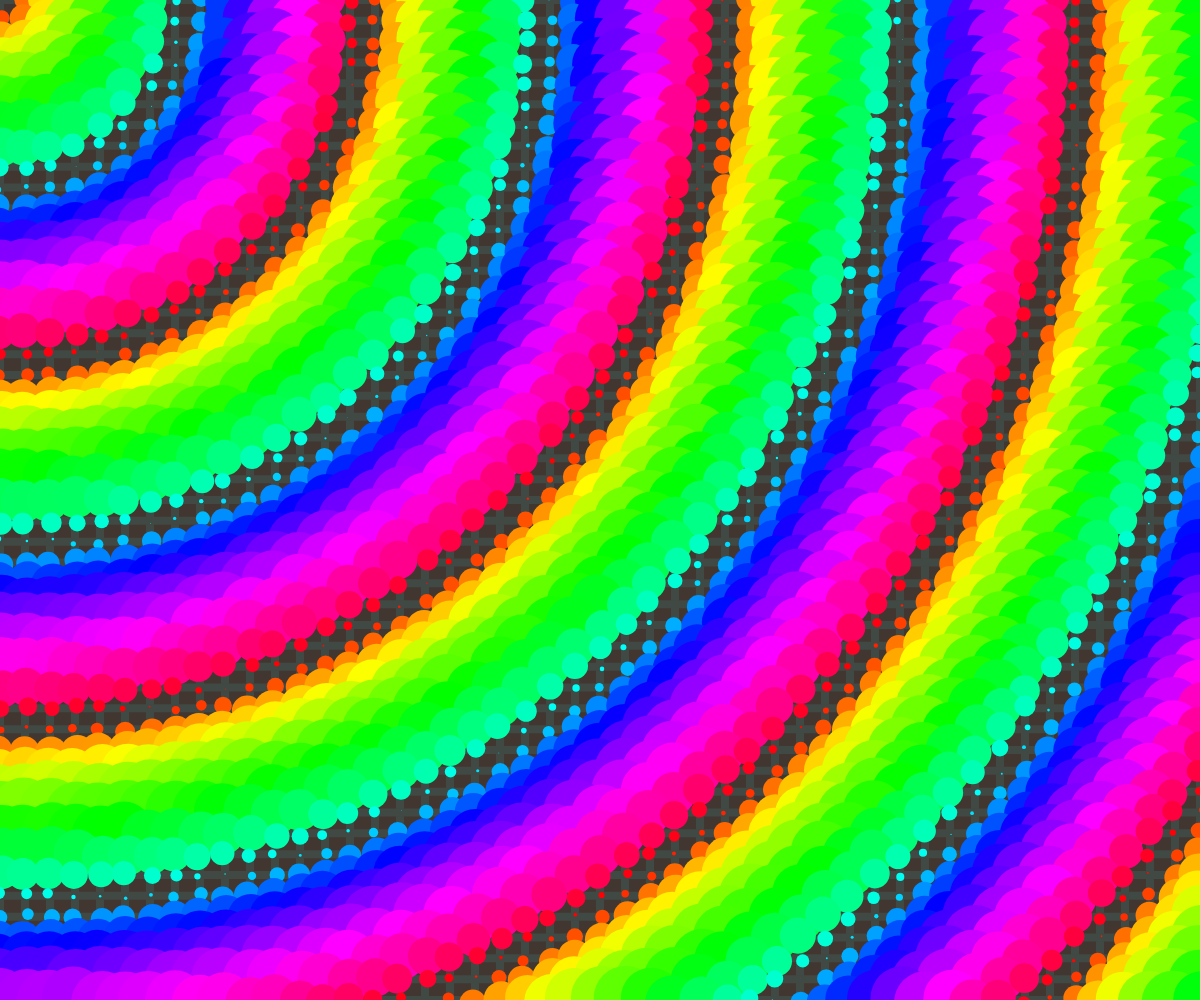
Frame 1 (no input)
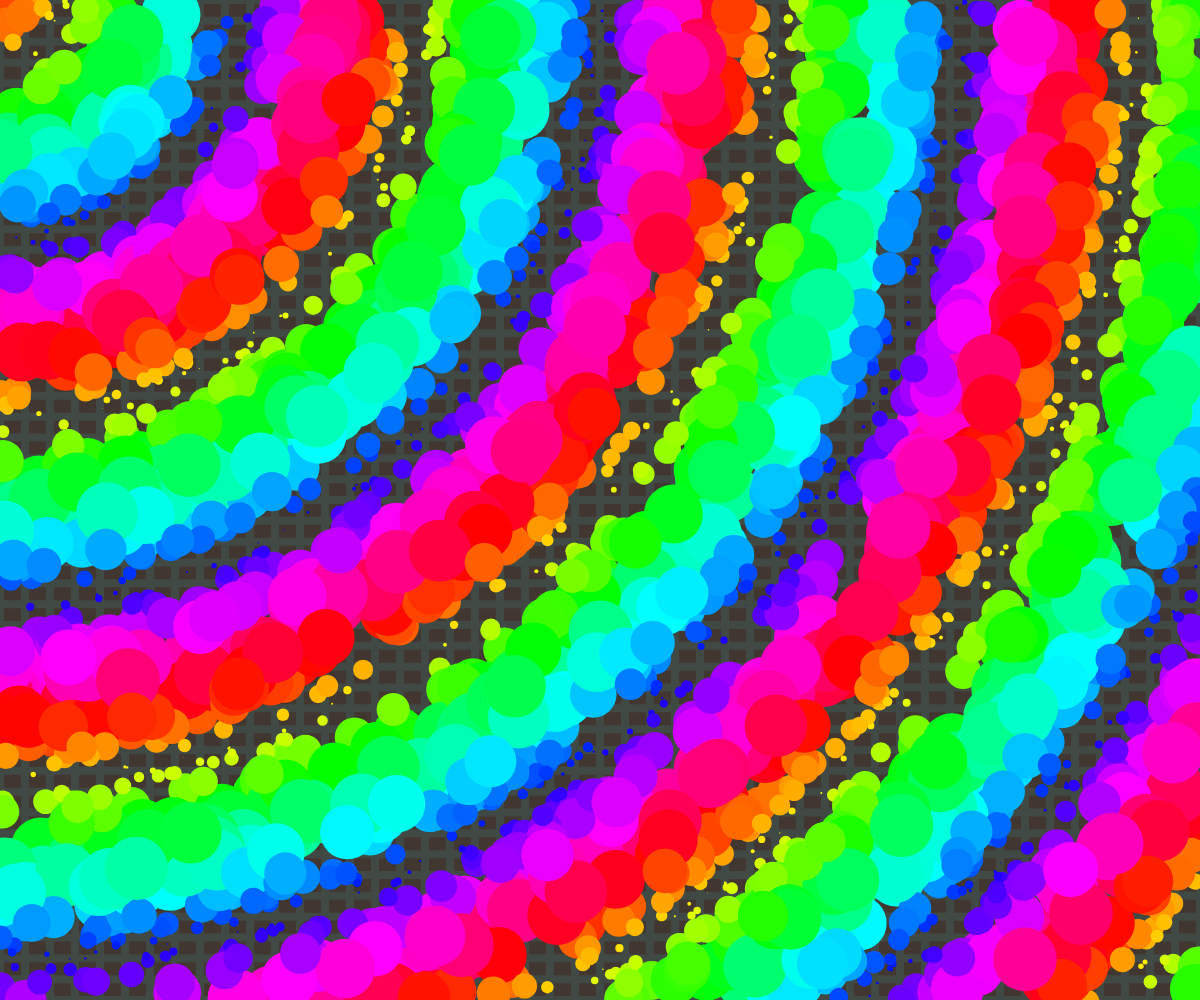
Frame 60 (no input)
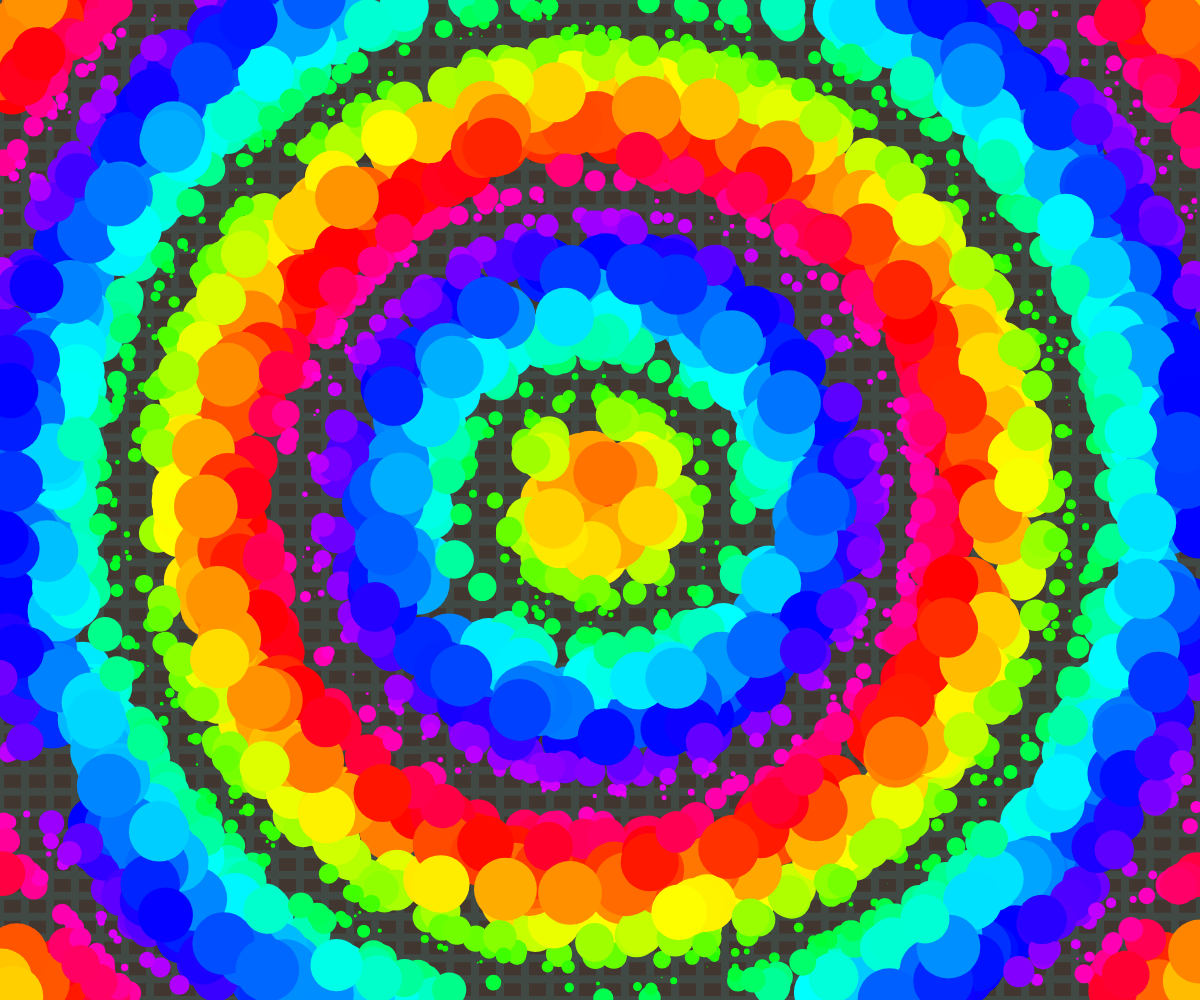
Frame 120 (the mouse pressed at the canvas centre since frame 60)

The p5.js sketch that drew these frames (run headless with seeded random() and noise() and a simulated clock; from frame 60 on, the mouse is pressed at the canvas centre):

// p5.js sketch
// ── sketch.js
// -- DEPENDENCIES
//
// --

// -- SHARED VARIABLES
let grid;
let numCols = 48;
let numRows = 48;
// --

// -- PRELOAD DATA
// function preload() {
// } // --

// -- SETUP CANVAS
function setup() {
	// - section: project settings
	createCanvas(windowWidth, windowHeight);
	angleMode(DEGREES);
	frameRate(30);
	colorMode(HSB);
	// noLoop();

	// - section: project styles
	// background("#191C1A"); // background (dark)
	// background(25, 28, 26, 255); // background (dark) transparency

	// - section: init grid
	grid = new Grid(numCols, numRows, windowWidth, windowHeight);
	grid.initGrid();
} // --

// -- DRAW CANVAS
function draw() {
	// - section: style canvas
	// background("#191C1A"); // background (dark)
	background(25, 28, 26, 255); // background (dark) transparent

	// - section: control variables
	//

	// - section: modify agents with sine waves calculation
	// - section: draw
	grid.drawGridLines();
	// grid.drawPoints();
	grid.drawAgents({ reset: "bounce", frameCount, mouseX, mouseY });
	//
} // --

// -- CLASS: GRID
class Grid {
	// - method: class constructor
	constructor(cols, rows, width, height) {
		// - section: inherit canvas size
		this.width = width;
		this.height = height;
		// - section: define grid structure
		this.cols = cols;
		this.rows = rows;
		// - section: define sizes
		this.numPoints = (this.rows + 1) * (this.cols + 1);
		this.cw = this.width / this.cols;
		this.ch = this.height / this.rows;
		// - section: define matrix
		this.matrix = Array(this.rows + 1);
		for (let r = 0; r < this.rows + 1; r++) {
			this.matrix[r] = Array(this.cols + 1);
		}
		// - section: define agents
		this.vLines = Array(this.cols + 1);
		this.hLines = Array(this.rows + 1);
		this.points = Array(this.numPoints); // grid points
		this.agents = Array(this.numPoints); // agents
	}
	// - method: init matrix grid
	initGrid(OPTION) {
		let x, y;
		let i = 0;
		for (let r = 0; r < this.hLines.length; r++) {
			y = r * this.ch;
			for (let c = 0; c < this.vLines.length; c++) {
				x = c * this.cw;
				this.matrix[r][c] = new Point(x, y);
				this.points[i] = this.matrix[r][c];
				switch (OPTION) {
					case "random":
						break;
					default:
						this.agents[i] = new WaveAgent(
							createVector(this.points[i].x, this.points[i].y),
						);
						break;
				}
				i++;
			}
		}

		// - section: create vertical lines
		for (let v = 0; v < this.vLines.length; v++) {
			this.vLines[v] = new LineAgent(
				createVector(v * this.cw, 0),
				createVector(v * this.cw, this.height),
			);
		}

		// - section: create horizontal lines
		for (let h = 0; h < this.hLines.length; h++) {
			this.hLines[h] = new LineAgent(
				createVector(0, h * this.ch),
				createVector(this.width, h * this.ch),
			);
		}
	}
	// - method: draw grid lines
	drawGridLines() {
		// - section: draw vertical lines
		for (let i = 0; i < this.vLines.length; i++) {
			this.vLines[i].draw();
		}

		// - section: draw horizontal lines
		for (let j = 0; j < this.hLines.length; j++) {
			this.hLines[j].draw();
		}
	}
	// - method: draw grid points
	drawPoints() {
		this.points.forEach((point) => {
			point.draw();
		});
	}
	// - method: draw agents
	drawAgents(OPTIONS) {
		this.agents.forEach((agent) => {
			// section: reset strategy
			switch (OPTIONS.reset) {
				case "bounce": // bounce at edges
					if (agent.position.x < 0 || agent.position.x > this.width) {
						agent.bounceX();
					}
					if (agent.position.y < 0 || agent.position.y > this.height) {
						agent.bounceY();
					}
					break;
				case "reset": // reset
					if (
						agent.position.x < 0 ||
						agent.position.x > this.width ||
						agent.position.y < 0 ||
						agent.position.y > this.height
					) {
						agent.reset();
					}
					break;
				case "reset-invert": // reset + invert movement
					if (agent.position.x < 0 || agent.position.x > this.width) {
						agent.reset();
						agent.bounceX();
					}
					if (agent.position.y < 0 || agent.position.y > this.height) {
						agent.reset();
						agent.bounceY();
					}
					break;
				default: // destroy
					// if (agent.position.x < 0 || agent.position.x > this.width) {
					// 	grid.destroyAgent(agent);
					// }
					// if (agent.position.y < 0 || agent.position.y > this.height) {
					// 	grid.destroyAgent(agent);
					// }

					break;
			}
			agent.update();
			agent.draw(OPTIONS);
		});
	}
} // --

// -- CLASS: POINT
class Point {
	// - method: class constructor
	constructor(x, y) {
		this.x = x;
		this.y = y;
	}
	// - method: draw point
	draw() {
		noFill();
		stroke("#C0C9C1"); // on background (dark)
		strokeWeight(8);

		point(this.x, this.y);
	}
} // --

// -- CLASS: AGENT
class Agent {
	// - method: class constructor
	constructor(vector) {
		this.origin = vector;
		this.position = createVector(vector.x, vector.y);
		this.velocity = createVector(random(-3, 3), random(-3, 3));
		this.acceleration = createVector(0, 0);
		this.magnitude = 1;
		this.diameter = 16;
	}

	// - method: draw agent
	draw() {
		// fill("#72DAA5"); // primary (dark)
		fill(114, 218, 165, 150); // primary (dark) + transparency
		noStroke();

		ellipse(this.position.x, this.position.y, this.diameter, this.diameter);
	}

	// - method: apply force and magnitude
	applyForce(force) {
		force.setMag(this.magnitude);
		this.acceleration.add(force);
	}

	// - method: update agent
	update() {
		this.velocity.add(this.acceleration);
		this.position.add(this.velocity);
		this.acceleration.mult(0); // clear acceleration
	}

	// - method: reset agent at point origin
	reset() {
		this.position = createVector(this.origin.x, this.origin.y);
	}

	// - method: x bounce
	bounceX() {
		this.velocity.x *= -1;
	}
	// - method: y bounce
	bounceY() {
		this.velocity.y *= -1;
	}
}
// --

// -- CLASS: LINE AGENT
class LineAgent {
	constructor(origin, target) {
		this.origin = origin;
		this.target = target;
	}

	// - method: init matrix grid
	draw() {
		noFill();
		stroke("#404943"); // surface-variant (dark)
		strokeWeight(8);

		line(this.origin.x, this.origin.y, this.target.x, this.target.y);
	}
} // --

// -- CLASS: WAVE AGENT
class WaveAgent extends Agent {
	constructor(vector) {
		super(vector);
		this.frequence = -1.0;
		this.speed = 4;
	}
	draw(OPTIONS) {
		const { frameCount, mouseX, mouseY } = OPTIONS;
		let mouse, dist, sine, f;
    
		mouse = createVector(mouseX, mouseY);
		dist = p5.Vector.dist(this.position, mouse);
		sine = sin(this.frequence * this.speed * frameCount + dist);
		f = 4 * sine * this.diameter;
    
		noStroke();
		fill(dist % 360, 100, 100);
		ellipse(this.position.x, this.position.y, f, f);
	}
} // --

// -- FUNCTION: windowResized
// i: recalculate canvas size
function windowResized() {
	console.log("-- WINDOW RESIZED --");
	resizeCanvas(windowWidth, windowHeight);
	grid = new Grid(numCols, numRows, windowWidth, windowHeight);
	grid.initGrid();
} // --

// -- FUNCTION: keyPressed
// i: toggle fullscreen
function keyPressed(e) {
	console.log("key pressed...", e);
	switch (e.key) {
		case "f":
			let fs = fullscreen();
			fullscreen(!fs);
			break;
		default:
			break;
	}
} // --
// -- EOSKETCH
